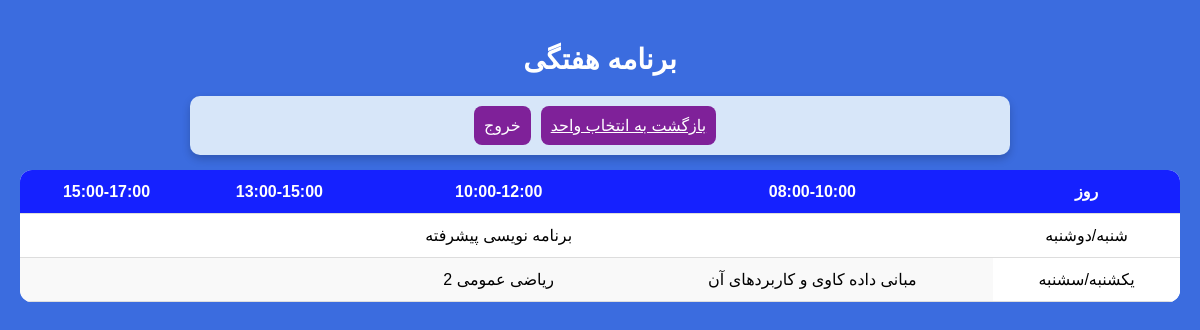
/weekly_table/ (signed in), run on the app's committed database.
### courses/models.py (models this page shows, shortened)
class Course(models.Model):
    id = models.AutoField(primary_key=True)
    code = models.CharField(null=True, max_length=100, blank=True)
    name = models.CharField(max_length=100)
    credits = models.IntegerField()
    classDays = models.CharField(max_length=20, choices=WEEKDAY_CHOICES, null=True)  # Stores "Sunday/Tuesday", etc.
    startTime = models.TimeField(null=True)
    endTime = models.TimeField(null=True)
    pishniaz = models.IntegerField(blank=True , null=True)
    hamniaz = models.IntegerField(blank=True, null=True)
    examDate = jmodels.jDateField(null=True, verbose_name="Exam Date (Jalali)")  # Jalali Date ONLY
    examTime = models.TimeField(null=True, verbose_name="Exam Time")  # Time ONLY
    capacity = models.IntegerField()
    remainingCapacity = models.IntegerField()
    department = models.ForeignKey(Department, on_delete=models.CASCADE, related_name='courses')
    instructor = models.ForeignKey(Instructor, on_delete=models.CASCADE, related_name='courses')

### courses/views.py (the view)
# urls.py: path('weekly_table/', weekly_table, name='weekly_schedule'),
def weekly_table(request):
    selected_courses = SelectedCourse.objects.filter(user=request.user)
    courses = []
    for course in selected_courses:
        courses.append({
            'name': course.course.name,
            'class_days': course.course.classDays,
            'start_time': str(course.course.startTime),
            'end_time': str(course.course.endTime),
        })
    days_of_week = ["شنبه/دوشنبه", "یکشنبه/سشنبه"]
    time_slots = ["08:00:00", "10:00:00", "13:00:00", "15:00:00"]
    time_sheets = {"08:00:00":'08:00-10:00', "10:00:00":'10:00-12:00', "13:00:00":'13:00-15:00', "15:00:00":'15:00-17:00'}
    return render(request, 'weekly_table.html', {
        'courses': courses,
        'days_of_week': days_of_week,
        'time_slots': time_slots,
        'time_sheets' : time_sheets,
    })

### courses/templates/weekly_table.html (shortened to what this page needs)
<!DOCTYPE html>
<html lang="fa">
<head>
    {% load static %}
    <link rel="stylesheet" href="{% static 'courses/courseList.css' %}">
</head>
<body>
<h2>برنامه هفتگی</h2>
<div class="search">
    <a href="{% url 'course_list' %}" class="add-btn">بازگشت به انتخاب واحد</a>
    <form method="post" action="{% url 'logout' %}">
        <button type="submit" class="add-btn">خروج</button>
    </form>
</div>
<table>
    <thead>
        <tr>
            <th>روز</th>
            {% for time_slot in time_slots %}
               {% for time_sheet, time_11 in time_sheets.items %}
                   {% if time_slot == time_sheet %}
                      <th>{{ time_11 }}</th>
                    {% endif %}
                {% endfor %}
            {% endfor %}
        </tr>
    </thead>
    <tbody>
        {% for days in days_of_week %}
        <tr>
            <td class="day">{{ days }}</td>
            {% for time_slot in time_slots %}
              <td class="course">
                {% for course in courses %}
                    {% if course.class_days == days and course.start_time == time_slot %}
                        {{ course.name }}
                    {% endif %}
                {% endfor %}
              </td>
            {% endfor %}
        </tr>
        {% endfor %}
    </tbody>
</table>
</body>
</html>

### static/courses/courseList.css (style rules this page uses)
body { direction: rtl; display: flex; flex-direction: column; justify-content: flex-start; align-items: center; min-height: 100vh; margin: 0; background-color: #3b6cdf; font-family: 'Arial', sans-serif; color: white; padding: 20px; }
h2 { margin-bottom: 20px; font-size: 28px; }
.search { display: flex; align-items: center; justify-content: center; background-color: #d7e6f9; padding: 10px; width: 100%; max-width: 800px; border-radius: 10px; box-shadow: 0 4px 8px rgba(0, 0, 0, 0.2); }
table { width: 100%; margin-top: 15px; margin-bottom: 15px; border-collapse: collapse; background: white; border-radius: 12px; overflow: hidden; }
thead { background: #1521ff; color: white; }
th, td { padding: 12px; text-align: center; border-bottom: 1px solid #ddd; }
tbody tr:nth-child(even) { background: #f9f9f9; }
.add-btn { margin-right: 10px; background-color: #7f2199; color: white; border: none; padding: 10px ; font-size: 16px; border-radius: 8px; cursor: pointer; transition: background 0.3s ease, transform 0.2s ease; }
.day { color:black; background-color:white; }
.course { color: black; }

### data on the page
Course: name "برنامه نویسی پیشرفته"
Course: name "مبانی داده کاوی و کاربردهای آن"
Course: name "ریاضی عمومی 2"

### other printed values
{{ time_11 }} "08:00-10:00" "10:00-12:00" "13:00-15:00" "15:00-17:00"
{{ days }} "شنبه/دوشنبه" "یکشنبه/سشنبه"
